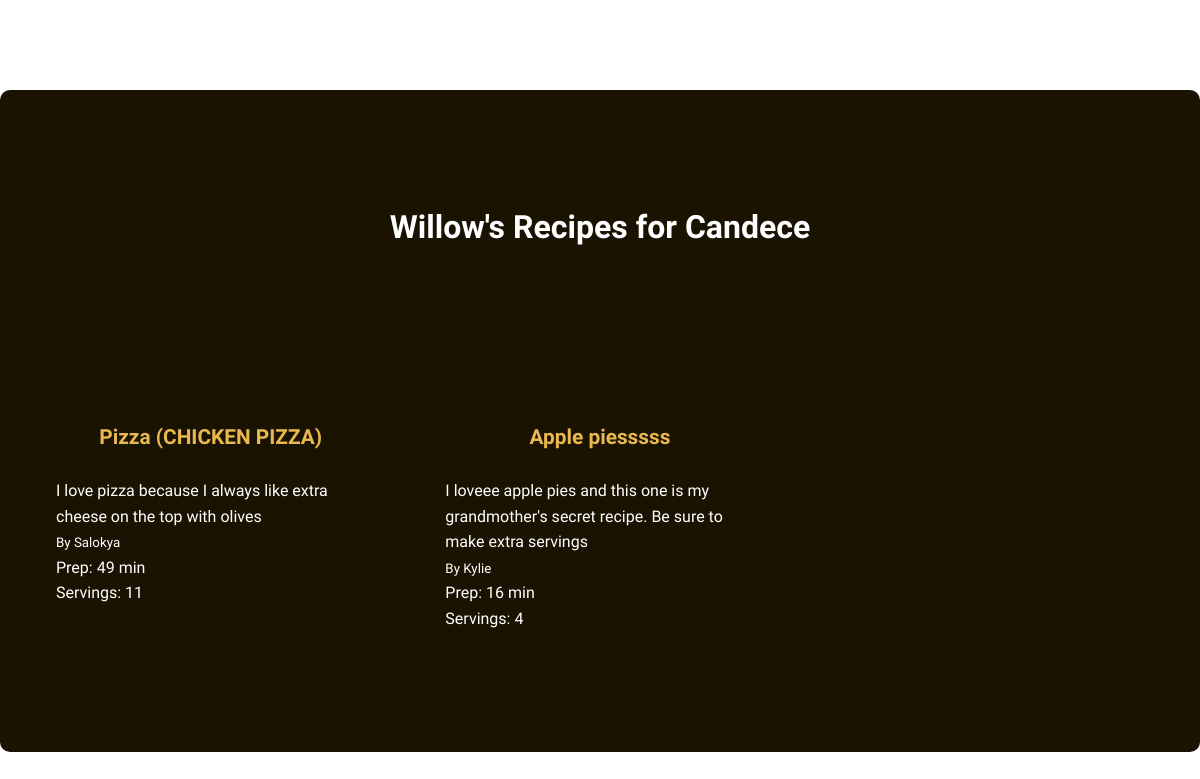
Page /home (signed in) on the committed database.
### tables this page shows
CREATE TABLE users (
    id INTEGER PRIMARY KEY AUTOINCREMENT,
    username TEXT NOT NULL UNIQUE,
    hash TEXT NOT NULL
);

CREATE TABLE recipes (
    id INTEGER PRIMARY KEY AUTOINCREMENT,
    user_id INTEGER NOT NULL,
    title TEXT NOT NULL,
    description TEXT,
    prep_time INTEGER,
    cook_time INTEGER,
    servings INTEGER,
    FOREIGN KEY (user_id) REFERENCES users(id)
);

### app.py (the view)
@app.route("/home")
@login_required
def index():
    user = db.execute("SELECT username FROM users WHERE id = ?", session["user_id"])
    username = user[0]["username"]
    recipes = db.execute("SELECT recipes.*, users.username FROM recipes JOIN users ON recipes.user_id = users.id ORDER BY recipes.id DESC")
    return render_template("index.html", recipes=recipes, username=username)

### app.py (called while the page is built)
@app.after_request
def after_request(response):
    response.headers["Cache-Control"] = "no-cache, no-store, must-revalidate"
    response.headers["Expires"] = 0
    response.headers["Pragma"] = "no-cache"
    return response

### templates/index.html
{% extends "layout.html" %}
{% block content %}
<div class="container">
    <h1>Willow's Recipes for {{ username }}</h1>
    <div class="recipe-grid">
        {% for recipe in recipes %}
        <div class="recipe-card">
            <h3><a href="/recipe/{{ recipe.id }}">{{ recipe.title }}</a></h3>
            <p>{{ recipe.description }}</p>
            <p><small>By {{ recipe.username }}</small></p>
            {% if recipe.prep_time %}
                <p>Prep: {{ recipe.prep_time }} min</p>
            {% endif %}
            {% if recipe.servings %}
                <p>Servings: {{ recipe.servings }}</p>
            {% endif %}
        </div>
        {% endfor %}
    </div>
</div>
{% endblock %}

### templates/layout.html (shortened to what this page needs)
<!DOCTYPE html>
<html>
<head>
    <link rel="stylesheet" href="/static/style.css">
</head>
<body>
    <nav>
        <ul>
            {% if session.user_id %}
                <li><a href="/home">Recipes</a></li>
                <li><a href="/add">Add Recipe</a></li>
                <li><a href="/logout">Logout</a></li>
            {% else %}
                <li><a href="/">🌿</a></li>
                <li><a href="/login">Login</a></li>
                <li><a href="/register">Register</a></li>
            {% endif %}
        </ul>
    </nav>
    {% block content %}{% endblock %}
</body>
</html>

### static/style.css (style rules this page uses)
* { margin: 0; padding: 0; box-sizing: border-box; }
body { font-family: "Schoolbell"; background:url('https://i.pinimg.com/736x/62/d4/bf/62d4bf22091ced827ea735d358da9006.jpg'); background-size: cover; background-repeat: no-repeat; backdrop-filter:blur(5px); color: #251204; line-height: 1.6; }
h1, h2, h3 { font-family: "Schoolbell"; text-align: center; padding-top: 10vh; }
nav { background:url('https://i.pinimg.com/736x/45/d9/a6/45d9a6bb58f615f8edd710dd76757d4e.jpg'); padding: 1rem 2rem; }
nav ul { list-style: none; display: flex; gap: 2rem; }
nav a { text-decoration: none; color: #ffffff; }
.container { max-width: 1200px; margin: 2rem auto; padding: 2rem; padding-bottom: 4rem; border-radius: 10px; background: rgb(27, 19, 2); background-repeat: no-repeat; background-size: cover; color: rgb(255, 255, 255); min-height: fit-content; }
.recipe-grid { display: grid; grid-template-columns: repeat(auto-fill, minmax(300px, 1fr)); gap: 2rem; margin-top: 2rem; border-radius: 10px; margin-bottom: 2vh; }
.recipe-card { background: transparent; padding: 1.5rem; border-radius: 18px; margin-bottom: 2vh; text-decoration: none; }
.recipe-card h3 a { color: #e9b950; text-decoration: none; }
h2, h3 { font-family: "Schoolbell"; color: #311e06; text-align: center; margin-bottom: 1.5rem; }
h3 { margin-top: 2rem; font-size: 1.3rem; }

### rows in the picture
users: username "Candece"
recipes: title "Pizza (CHICKEN PIZZA)", description "I love pizza because I always like extra cheese on the top with olives", username "Salokya", prep_time "49", servings "11"
recipes: title "Apple piesssss", description "I loveee apple pies and this one is my grandmother's secret recipe. Be sure to make extra servings", username "Kylie", prep_time "16", servings "4"
